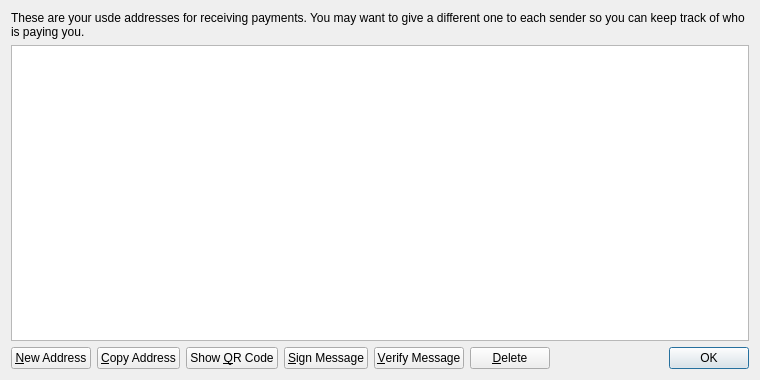
<?xml version="1.0" encoding="UTF-8"?>
<ui version="4.0">
 <class>AddressBookPage</class>
 <widget class="QWidget" name="AddressBookPage">
  <property name="geometry">
   <rect>
    <x>0</x>
    <y>0</y>
    <width>760</width>
    <height>380</height>
   </rect>
  </property>
  <property name="windowTitle">
   <string>Address Book</string>
  </property>
  <layout class="QVBoxLayout" name="verticalLayout">
   <item>
    <widget class="QLabel" name="labelExplanation">
     <property name="text">
      <string>These are your usde addresses for receiving payments. You may want to give a different one to each sender so you can keep track of who is paying you.</string>
     </property>
     <property name="textFormat">
      <enum>Qt::PlainText</enum>
     </property>
     <property name="wordWrap">
      <bool>true</bool>
     </property>
    </widget>
   </item>
   <item>
    <widget class="QTableView" name="tableView">
     <property name="contextMenuPolicy">
      <enum>Qt::CustomContextMenu</enum>
     </property>
     <property name="toolTip">
      <string>Double-click to edit address or label</string>
     </property>
     <property name="tabKeyNavigation">
      <bool>false</bool>
     </property>
     <property name="alternatingRowColors">
      <bool>true</bool>
     </property>
     <property name="selectionMode">
      <enum>QAbstractItemView::SingleSelection</enum>
     </property>
     <property name="selectionBehavior">
      <enum>QAbstractItemView::SelectRows</enum>
     </property>
     <property name="sortingEnabled">
      <bool>true</bool>
     </property>
     <attribute name="verticalHeaderVisible">
      <bool>false</bool>
     </attribute>
    </widget>
   </item>
   <item>
    <layout class="QHBoxLayout" name="horizontalLayout">
     <item>
      <widget class="QPushButton" name="newAddressButton">
       <property name="toolTip">
        <string>Create a new address</string>
       </property>
       <property name="text">
        <string>&amp;New Address</string>
       </property>
       <property name="icon">
        <iconset resource="../bitcoin.qrc">
         <normaloff>:/icons/add</normaloff>:/icons/add</iconset>
       </property>
      </widget>
     </item>
     <item>
      <widget class="QPushButton" name="copyToClipboard">
       <property name="toolTip">
        <string>Copy the currently selected address to the system clipboard</string>
       </property>
       <property name="text">
        <string>&amp;Copy Address</string>
       </property>
       <property name="icon">
        <iconset resource="../bitcoin.qrc">
         <normaloff>:/icons/editcopy</normaloff>:/icons/editcopy</iconset>
       </property>
      </widget>
     </item>
     <item>
      <widget class="QPushButton" name="showQRCode">
       <property name="text">
        <string>Show &amp;QR Code</string>
       </property>
       <property name="icon">
        <iconset resource="../bitcoin.qrc">
         <normaloff>:/icons/qrcode</normaloff>:/icons/qrcode</iconset>
       </property>
      </widget>
     </item>
     <item>
      <widget class="QPushButton" name="signMessage">
       <property name="toolTip">
        <string>Sign a message to prove you own a usde address</string>
       </property>
       <property name="text">
        <string>&amp;Sign Message</string>
       </property>
       <property name="icon">
        <iconset resource="../bitcoin.qrc">
         <normaloff>:/icons/edit</normaloff>:/icons/edit</iconset>
       </property>
      </widget>
     </item>
     <item>
      <widget class="QPushButton" name="verifyMessage">
       <property name="toolTip">
        <string>Verify a message to ensure it was signed with a specified usde address</string>
       </property>
       <property name="text">
        <string>&amp;Verify Message</string>
       </property>
       <property name="icon">
        <iconset resource="../bitcoin.qrc">
         <normaloff>:/icons/transaction_0</normaloff>:/icons/transaction_0</iconset>
       </property>
      </widget>
     </item>
     <item>
      <widget class="QPushButton" name="deleteButton">
       <property name="toolTip">
        <string>Delete the currently selected address from the list. Only sending addresses can be deleted.</string>
       </property>
       <property name="text">
        <string>&amp;Delete</string>
       </property>
       <property name="icon">
        <iconset resource="../bitcoin.qrc">
         <normaloff>:/icons/remove</normaloff>:/icons/remove</iconset>
       </property>
      </widget>
     </item>
     <item>
      <spacer name="horizontalSpacer">
       <property name="orientation">
        <enum>Qt::Horizontal</enum>
       </property>
       <property name="sizeHint" stdset="0">
        <size>
         <width>40</width>
         <height>20</height>
        </size>
       </property>
      </spacer>
     </item>
     <item>
      <widget class="QDialogButtonBox" name="buttonBox">
       <property name="sizePolicy">
        <sizepolicy hsizetype="Maximum" vsizetype="Fixed">
         <horstretch>0</horstretch>
         <verstretch>0</verstretch>
        </sizepolicy>
       </property>
       <property name="standardButtons">
        <set>QDialogButtonBox::Ok</set>
       </property>
      </widget>
     </item>
    </layout>
   </item>
  </layout>
 </widget>
 <resources>
  <include location="../bitcoin.qrc"/>
 </resources>
 <connections/>
</ui>
